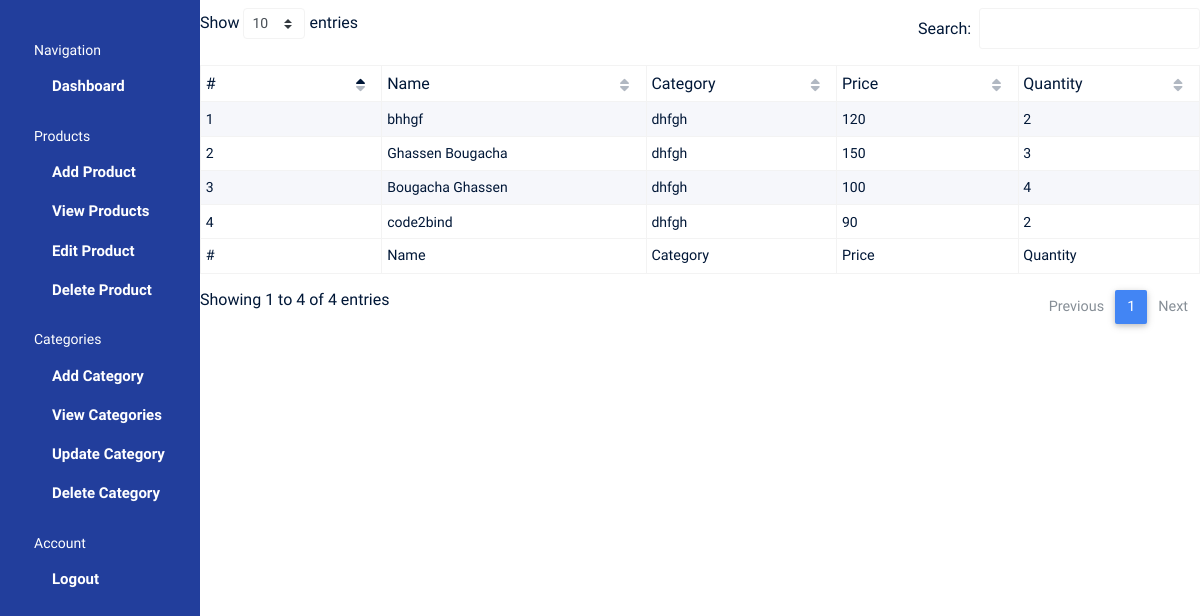
The app's page /product-view/ with its own data.
### Home/models.py (models this page shows, shortened)
class Product(models.Model):
    name = models.CharField(verbose_name="Product Name:", max_length=80)
    description = models.TextField(verbose_name="Product Description:", max_length=300)
    image = models.ImageField(verbose_name="Product Image:", upload_to='static/')
    category = models.ForeignKey(Category, verbose_name="Product Category:", max_length=100, on_delete=models.CASCADE)
    price = models.CharField(verbose_name="Product Price:", max_length=80)
    quantity = models.IntegerField(verbose_name="Product Quantity:")
    created_on = models.DateTimeField(verbose_name="Created on:", auto_now=True)
    slug = models.SlugField(unique=True, max_length=100)
    hit_count_generic = GenericRelation(HitCount, object_id_field='object_pk',
     related_query_name='hit_count_generic_relation')

class Category(models.Model):
    name = models.CharField(verbose_name="Category Name:", max_length=80)
    def __str__(self):
        return self.name
    class Meta:
        verbose_name_plural = "Categories"

### Home/views.py (the view)
# urls.py: path("product-view/", viewProduct, name="view_prod"),
def viewProduct(request):
    product = Product.objects.all()
    return render(request, 'pages/view-product.html', {
        'product':product
    })

### templates/pages/view-product.html (shortened to what this page needs)
<!DOCTYPE html>
<html lang="en">
{% load static %}
<head>
  <link rel="stylesheet" href="https://use.fontawesome.com/releases/v5.11.2/css/all.css">
  <link rel="stylesheet" href="{% static 'css/mdb/css/bootstrap.min.css' %}">
  <link rel="stylesheet" href="{% static 'css/mdb/css/style.css' %}">
  <link rel="stylesheet" href="{% static 'css/mdb/css/mdb.min.css' %}">
  <link href="{% static 'css/mdb/css/addons/datatables.min.css' %}" rel="stylesheet">
  <link rel="stylesheet" href="{% static 'css/mdb/css/style.css' %}">
  <link rel="stylesheet" href="{% static 'css/superuser.css' %}">
</head>
<body>
  <div class="container-scroller d-flex">
    <nav class="sidebar sidebar-offcanvas" id="sidebar">
      <ul class="nav">
        <li class="nav-item sidebar-category">
          <p>Navigation</p>
        </li>
        <li class="nav-item">
          <a class="nav-link" href="{% url 'Home' %}">
            <span class="menu-title">Dashboard</span>
          </a>
        </li>
        <li class="nav-item sidebar-category">
          <p>Products</p>
        </li>
        {% if request.user.is_agent %}
        <li class="nav-item">
            <a class="nav-link" href="{% url 'view_prod' %}">
              <i class="mdi mdi-view-quilt menu-icon"></i>
              <span class="menu-title">View Products</span>
            </a>
          </li>
          <li class="nav-item sidebar-category">
          <p>Categories</p>
          <span></span>
        </li>
<li class="nav-item">
            <a class="nav-link" href="{% url 'view_cat' %}">
              <i class="mdi mdi-view-quilt menu-icon"></i>
              <span class="menu-title">View Categories</span>
            </a>
          </li>
        {% else %}
        <li class="nav-item">
            <a class="nav-link" href="{% url 'add_prod' %}">
              <span class="menu-title">Add Product</span>
            </a>
          </li>
          <li class="nav-item">
            <a class="nav-link" href="{% url 'view_prod' %}">
              <span class="menu-title">View Products</span>
            </a>
          </li>
          <li class="nav-item">
            <a class="nav-link" href="{% url 'edit_prod' %}">
              <span class="menu-title">Edit Product</span>
            </a>
          </li>
          <li class="nav-item">
            <a class="nav-link" href="{% url 'delete_prod' %}">
              <span class="menu-title">Delete Product</span>
            </a>
          </li>
        <li class="nav-item sidebar-category">
          <p>Categories</p>
        </li>
        <li class="nav-item">
            <a class="nav-link" href="{% url 'add_cat' %}">
              <span class="menu-title">Add Category</span>
            </a>
          </li>
          <li class="nav-item">
            <a class="nav-link" href="{% url 'view_cat' %}">
              <span class="menu-title">View Categories</span>
            </a>
          </li>
          <li class="nav-item">
            <a class="nav-link" href="{% url 'edit_cat' %}">
              <span class="menu-title">Update Category</span>
            </a>
          </li>
          <li class="nav-item">
            <a class="nav-link" href="{% url 'delete_cat' %}">
              <span class="menu-title">Delete Category</span>
            </a>
          </li>
          <li class="nav-item sidebar-category">
            <p>Account</p>
          </li>
          <li class="nav-item">
            <a class="nav-link" href="{% url 'logout' %}">
              <span class="menu-title">Logout</span>
            </a>
          </li>
        {% endif %}
      </ul>
    </nav>
    <table id="dtBasicExample" class="table table-striped table-bordered table-sm" cellspacing="0" width="100%">
  <thead>
    <tr>
      <th class="th-sm">#
      </th>
      <th class="th-sm">Name
      </th>
      <th class="th-sm">Category
      </th>
      <th class="th-sm">Price
      </th>
      <th class="th-sm">Quantity
      </th>
    </tr>
  </thead>
  <tbody>
  {% for product in product %}
    <tr>
      <td>{{ product.id }}</td>
      <td>{{ product.name }}</td>
      <td>{{ product.category }}</td>
      <td>{{ product.price }}</td>
      <td>{{ product.quantity }}</td>
    </tr>
  {% endfor %}
  </tbody>
  <tfoot>
    <tr>
      <th>#
      </th>
      <th>Name
      </th>
      <th>Category
      </th>
      <th>Price
      </th>
      <th> Quantity
      </th>
    </tr>
  </tfoot>
</table>
  </div>
</body>
</html>

### static/css/mdb/css/style.css (style rules this page uses)
table.dataTable thead .sorting:after, table.dataTable thead .sorting:before, table.dataTable thead .sorting_asc:after, table.dataTable thead .sorting_asc:before, table.dataTable thead .sorting_asc_disabled:after, table.dataTable thead .sorting_asc_disabled:before, table.dataTable thead .sorting_desc:after, table.dataTable thead .sorting_desc:before, table.dataTable thead .sorting_desc_disabled:after, table.dataTable thead .sorting_desc_disabled:before { bottom: .5em; }

### records on screen
Product: id "1", name "bhhgf", category "dhfgh", price "120", quantity "2"
Product: id "2", name "Ghassen Bougacha", category "dhfgh", price "150", quantity "3"
Product: id "3", name "Bougacha Ghassen", category "dhfgh", price "100", quantity "4"
Product: id "4", name "code2bind", category "dhfgh", price "90", quantity "2"
